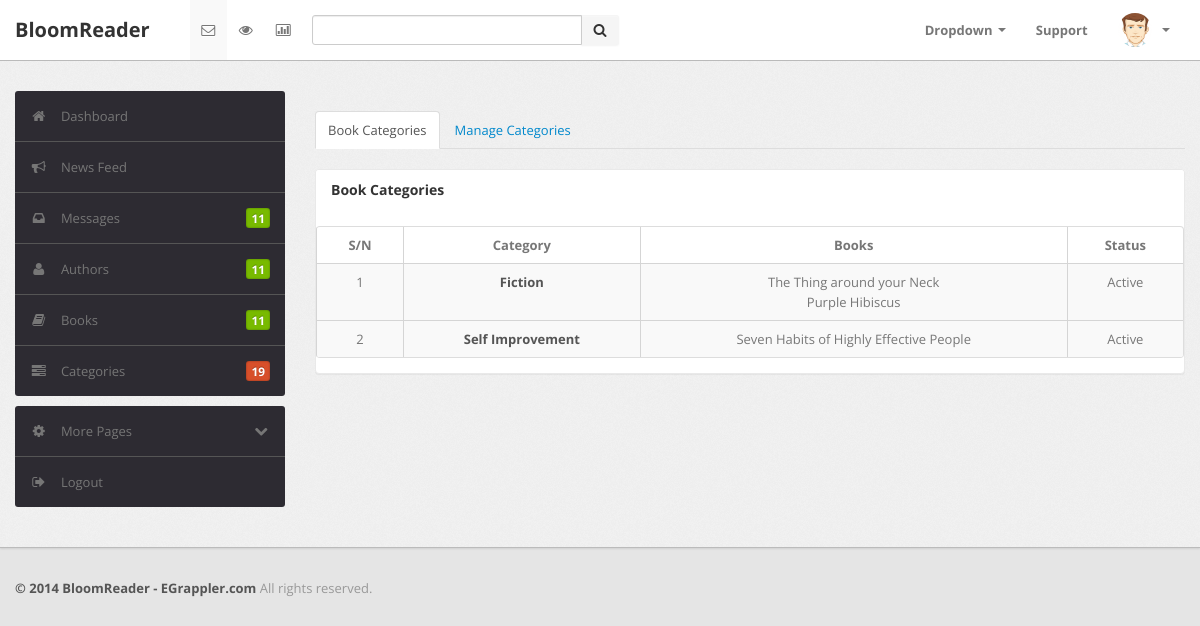
Page /admin/categories.php (signed in) on the committed database.
### tables this page shows
CREATE TABLE IF NOT EXISTS `category` (
  `ID` int NOT NULL AUTO_INCREMENT,
  `CategoryName` text NOT NULL,
  `CreationDate` date NOT NULL,
  `LastUPDATED` date NOT NULL,
  `STATUS` int NOT NULL,
  PRIMARY KEY (`ID`)
);

### admin/categories.php (the view, shortened to what this page needs)
<?php
include ("connect.php");
?>
<!DOCTYPE html>
<html lang="en">
<head>
<head>
	<link type="text/css" href="bootstrap/css/bootstrap.min.css" rel="stylesheet">
	<link type="text/css" href="bootstrap/css/bootstrap-responsive.min.css" rel="stylesheet">
	<link type="text/css" href="css/theme.css" rel="stylesheet">
	<link type="text/css" href="images/icons/css/font-awesome.css" rel="stylesheet">
</head>
<body>
    <div class="navbar navbar-fixed-top">
        <?php include ("admin-navbar.php");?>
    </div>
	<div class="wrapper">
		<div class="container">
			<div class="row">
				<div class="span3">
                        <?php include ("admin-sidebar.php");?>
				</div>
				<div class="span9">
                    <div class="content">
                    	<div class="row">
                            <div class="span4">
                            </div><br>
                        </div>
                        <div class="nav">
	                    	<ul class="nav nav-tabs">
	                            <li class="active"><a href="#bookCategory" data-toggle="tab">Book Categories</a></li>
	                            <li><a href="#manageCategory" data-toggle="tab">Manage Categories</a></li>
	                        </ul>
                    	</div>
                        <div class="tab-content">
                        <div class="module tab-pane fade active in" id="bookCategory">
                            <div class="module-head">
                                <h3>Book Categories</h3>
                            </div>
                            <div class="module-body table">
                                <table cellpadding="0" cellspacing="0" border="0" id="dataTables-example" class="table table-bordered table-striped datatable"
                                    width="100%">
                                    <thead>
                                        <tr>
                                            <th style="text-align: center;">S/N</th>
                                            <th style="text-align: center;">Category</th>
                                            <th style="text-align: center;">Books</th>
                                            <th style="text-align: center;">Status</th>
                                    </thead>
                                    <?php
                                        $serial = 1;
                                        $sql = "SELECT category.CategoryName, category.ID, category.STATUS, group_concat(books.BookName SEPARATOR '<br>') as BookName FROM BOOKS join CATEGORY on books.CategoryID = category.ID group by category.CategoryName order by category.ID ";
                                        $result = $conn->query($sql);
                                        while($row = mysqli_fetch_assoc($result)) {
                                             $category =  $row['CategoryName'];
                                             $book =  $row['BookName'];
                                             $status =  $row['STATUS'];
                                    ?>
                                    <tbody>
                                        <tr class="odd gradeX">
                                            <td style="text-align: center;"><?php echo $serial; ?></td>
                                            <td style="text-align: center;"><b><?php echo $category; ?></b></td>
                                            <td style="text-align: center;"><?php echo $book; ?></td>
                                            <td style="text-align: center;"><?php
                                             if ($status == 1){echo ("Active");}
                                             ?></td>
                                        </tr>
                                    </tbody>
                                    <?php $serial++;
                                        } ?>
                                </table>
                            </div>
                        </div>
                        </div>
                    </div>
                </div>
			</div>
		</div>
	</div>
	<div class="footer">
		<div class="container">
			<b class="copyright">&copy; 2014 BloomReader - EGrappler.com </b> All rights reserved.
		</div>
	</div>
</body>

### admin/css/theme.css (style rules this page uses)
body { font-size: 13px; font-family: 'Open Sans', Arial, sans-serif; background: #e5e5e5; color: #777; }
h1, h2, h3, h4, h5, h6 { color: #333; margin-top: 0 }
h3 { font-size: 20px }
strong, b { color: #555 }
.wrapper { background: url(../images/bg.png) #eee; border-bottom: 1px solid #bbb; -webkit-box-shadow: 0 1px 2px rgba(0,0,0,0.1); -moz-box-shadow: 0 1px 2px rgba(0,0,0,0.1); box-shadow: 0 1px 2px rgba(0,0,0,0.1); padding: 30px 0 }
.footer { color: #999; padding: 30px 0 60px }
.module { background: #fff; -webkit-border-radius: 3px; -moz-border-radius: 3px; border-radius: 3px; border: 1px solid #ccc; border-bottom-color: #bbb; -webkit-box-shadow: 0 0 1px rgba(0,0,0,0.2); -moz-box-shadow: 0 0 1px rgba(0,0,0,0.2); box-shadow: 0 0 1px rgba(0,0,0,0.2); margin-bottom: 30px }
.navbar { position: static!important; margin: 0!important }
.table { margin-bottom: 0 }
.table th, .table td { border-color: #d5d5d5!important }
.table-bordered thead:first-child tr:first-child>th:first-child, .table-bordered tbody:first-child tr:first-child>td:first-child { -webkit-border-top-left-radius: 2px; -moz-border-radius-topleft: 2px; border-top-left-radius: 2px }
.table-bordered thead:first-child tr:first-child>th:last-child, .table-bordered tbody:first-child tr:first-child>td:last-child { -webkit-border-top-right-radius: 2px; -moz-border-radius-topright: 2px; border-top-right-radius: 2px }
.table-bordered thead:last-child tr:last-child>th:first-child, .table-bordered tbody:last-child tr:last-child>td:first-child, .table-bordered tfoot:last-child tr:last-child>td:first-child { -webkit-border-bottom-left-radius: 2px; -moz-border-radius-bottomleft: 2px; border-bottom-left-radius: 2px }
.table-bordered thead:last-child tr:last-child>th:last-child, .table-bordered tbody:last-child tr:last-child>td:last-child, .table-bordered tfoot:last-child tr:last-child>td:last-child { -webkit-border-bottom-right-radius: 2px; -moz-border-radius-bottomright: 2px; border-bottom-right-radius: 2px }
.module { box-shadow: 0 0 3px rgba(0,0,0,.1); border-color: #e9e9e9; margin-bottom: 20px; background-color: #fff; border-radius: 4px; -webkit-box-shadow: 0 1px 1px rgba(0,0,0,.05); box-shadow: 0 1px 1px rgba(0,0,0,.05); }
.module-head { color: #767676; background-color: #ffffff; border-color: #e9e9e9; padding: 10px 15px; border-bottom: 1px solid transparent; border-top-right-radius: 3px; border-top-left-radius: 3px; }
.module-head h3 { font-size: 14px; line-height: 20px; height: 20px; margin: 0 }
.module-body { padding: 15px }
.module-body.table { padding: 15px 0 }
.module-body.table .table th, .module-body.table .table td { padding-left: 15px; padding-right: 15px }

### rows in the picture
category: CategoryName "Fiction", book "The Thing around your Neck Purple Hibiscus", STATUS "Active"
category: CategoryName "Self Improvement", book "Seven Habits of Highly Effective People", STATUS "Active"
